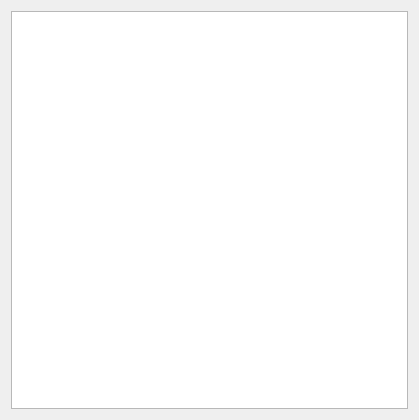
<?xml version="1.0" encoding="UTF-8"?>
<ui version="4.0">
 <class>IOSetupForm</class>
 <widget class="QWidget" name="IOSetupForm">
  <property name="geometry">
   <rect>
    <x>0</x>
    <y>0</y>
    <width>419</width>
    <height>420</height>
   </rect>
  </property>
  <property name="windowTitle">
   <string>Form</string>
  </property>
  <layout class="QGridLayout" name="gridLayout">
   <item row="0" column="0">
    <widget class="QTableWidget" name="IOTable"/>
   </item>
  </layout>
 </widget>
 <resources/>
 <connections/>
</ui>
